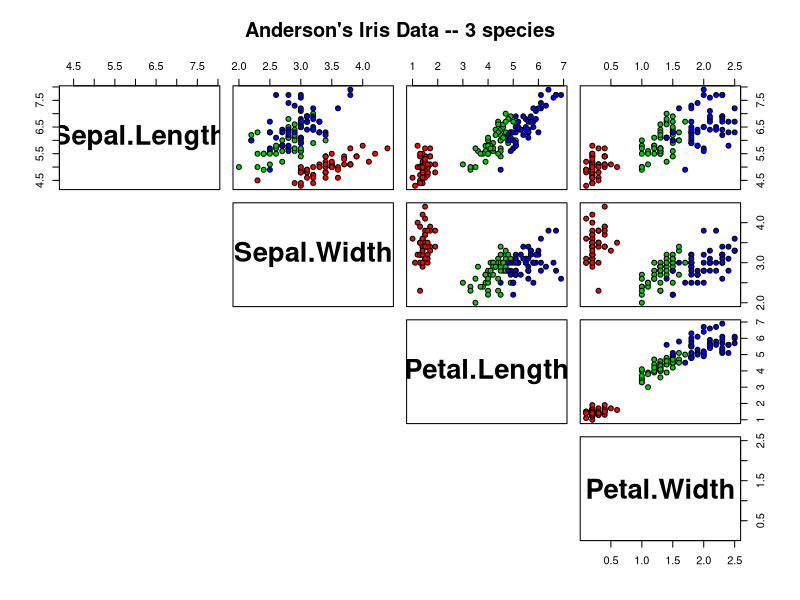
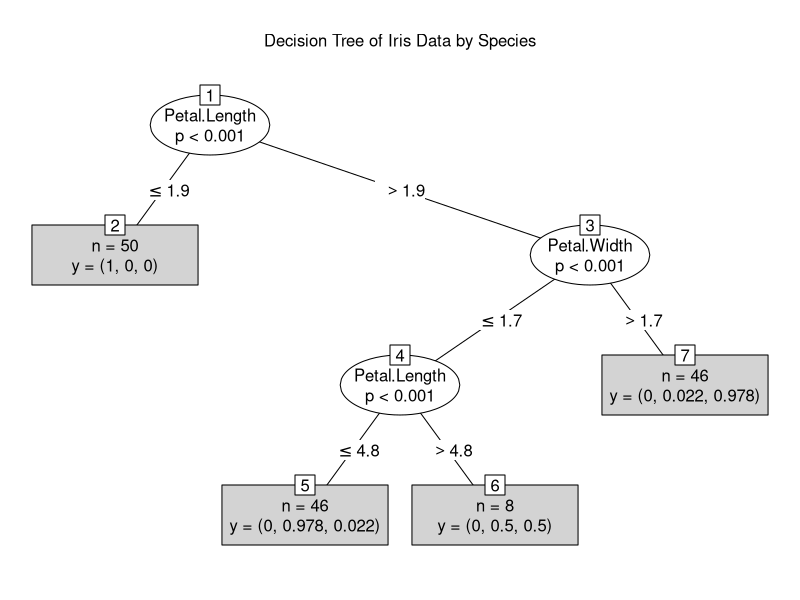

The R source for these figures, in order:
# File description -------------------------------------------------------------
# Simple example of decision tree

# Setup ------------------------------------------------------------------------
rm(list=ls()) # Delete all variables
cat("\014")   # Clear console

# Fit decision tree ------------------------------------------------------------
# Get decision tree package
require("party") 

# Visualize the data
pairs(iris[1:4], 
      main = "Anderson's Iris Data -- 3 species", 
      pch = 21, 
      bg = c("red", "green3", "blue")[unclass(iris$Species)], lower.panel=NULL, 
      labels=c("Sepal.Length","Sepal.Width","Petal.Length","Petal.Width"), 
      font.labels=2,
      cex.labels=2.5) 

# Inspect the data
print(head(iris))
print(unique(iris$Species))

# Fit a decision tree
iris_ctree <- ctree(Species ~ Sepal.Length + Sepal.Width + Petal.Length + Petal.Width, 
                    data=iris)

# Visualize a decision tree
plot(iris_ctree,
     type="simple",
     main="Decision Tree of Iris Data by Species")
